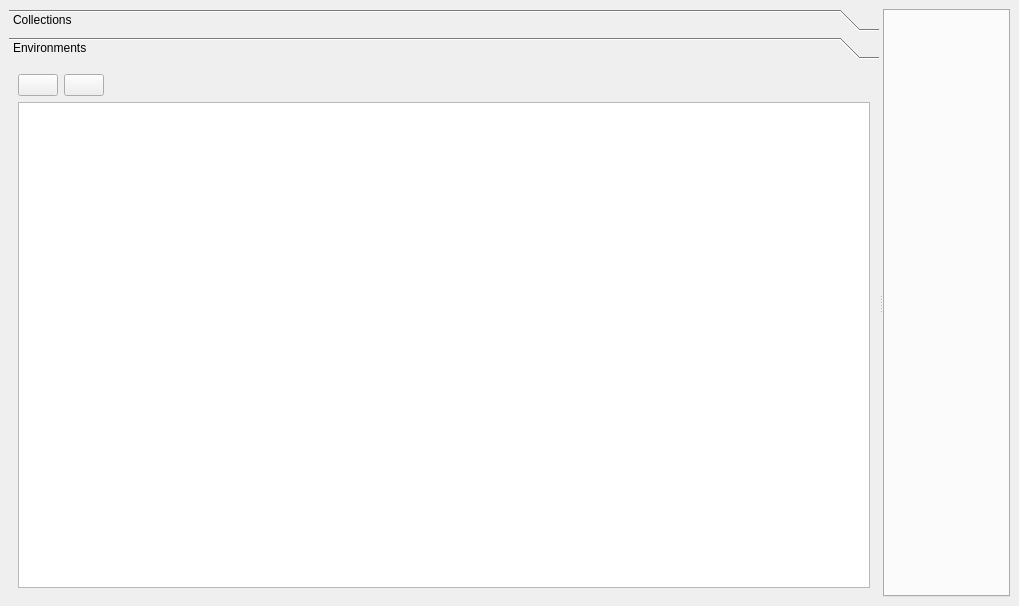
<?xml version="1.0" encoding="UTF-8"?>
<ui version="4.0">
 <class>RestyCageWindow</class>
 <widget class="QMainWindow" name="RestyCageWindow">
  <property name="geometry">
   <rect>
    <x>0</x>
    <y>0</y>
    <width>1019</width>
    <height>606</height>
   </rect>
  </property>
  <property name="windowTitle">
   <string>RESTy Cage</string>
  </property>
  <property name="windowIcon">
   <iconset resource="../Resources.qrc">
    <normaloff>:/icons/B6-small.png</normaloff>:/icons/B6-small.png</iconset>
  </property>
  <widget class="QWidget" name="centralwidget">
   <layout class="QGridLayout" name="gridLayout">
    <item row="0" column="0">
     <widget class="QSplitter" name="splitter">
      <property name="orientation">
       <enum>Qt::Orientation::Horizontal</enum>
      </property>
      <widget class="QWidget" name="layoutWidget">
       <layout class="QVBoxLayout" name="verticalLayout">
        <item>
         <widget class="QToolBox" name="toolBox">
          <property name="currentIndex">
           <number>1</number>
          </property>
          <widget class="QWidget" name="collectionsPage">
           <property name="geometry">
            <rect>
             <x>0</x>
             <y>0</y>
             <width>868</width>
             <height>520</height>
            </rect>
           </property>
           <attribute name="icon">
            <iconset theme="folder"/>
           </attribute>
           <attribute name="label">
            <string>Collections</string>
           </attribute>
           <layout class="QVBoxLayout" name="verticalLayout_2">
            <item>
             <layout class="QHBoxLayout" name="horizontalLayout_2">
              <item>
               <widget class="QPushButton" name="newCollectionBtn">
                <property name="text">
                 <string/>
                </property>
                <property name="icon">
                 <iconset theme="list-add"/>
                </property>
               </widget>
              </item>
              <item>
               <widget class="QPushButton" name="removeCollectionBtn">
                <property name="text">
                 <string/>
                </property>
                <property name="icon">
                 <iconset theme="list-remove"/>
                </property>
               </widget>
              </item>
              <item>
               <spacer name="horizontalSpacer_2">
                <property name="orientation">
                 <enum>Qt::Orientation::Horizontal</enum>
                </property>
                <property name="sizeHint" stdset="0">
                 <size>
                  <width>40</width>
                  <height>20</height>
                 </size>
                </property>
               </spacer>
              </item>
              <item>
               <widget class="QPushButton" name="newQueryBtn">
                <property name="text">
                 <string/>
                </property>
                <property name="icon">
                 <iconset theme="list-add"/>
                </property>
               </widget>
              </item>
             </layout>
            </item>
            <item>
             <widget class="QTreeView" name="collectionsTreeView">
              <property name="editTriggers">
               <set>QAbstractItemView::EditTrigger::NoEditTriggers</set>
              </property>
              <attribute name="headerVisible">
               <bool>false</bool>
              </attribute>
             </widget>
            </item>
           </layout>
          </widget>
          <widget class="QWidget" name="environmentsPage">
           <property name="geometry">
            <rect>
             <x>0</x>
             <y>0</y>
             <width>868</width>
             <height>520</height>
            </rect>
           </property>
           <attribute name="icon">
            <iconset theme="document-page-setup"/>
           </attribute>
           <attribute name="label">
            <string>Environments</string>
           </attribute>
           <layout class="QVBoxLayout" name="verticalLayout_3">
            <item>
             <layout class="QHBoxLayout" name="horizontalLayout">
              <item>
               <widget class="QPushButton" name="addEnvironmentBtn">
                <property name="text">
                 <string/>
                </property>
                <property name="icon">
                 <iconset theme="list-add"/>
                </property>
               </widget>
              </item>
              <item>
               <widget class="QPushButton" name="delEnvBtn">
                <property name="text">
                 <string/>
                </property>
                <property name="icon">
                 <iconset theme="list-remove"/>
                </property>
               </widget>
              </item>
              <item>
               <spacer name="horizontalSpacer">
                <property name="orientation">
                 <enum>Qt::Orientation::Horizontal</enum>
                </property>
                <property name="sizeHint" stdset="0">
                 <size>
                  <width>40</width>
                  <height>20</height>
                 </size>
                </property>
               </spacer>
              </item>
             </layout>
            </item>
            <item>
             <widget class="QTreeView" name="envsTreeView">
              <property name="editTriggers">
               <set>QAbstractItemView::EditTrigger::NoEditTriggers</set>
              </property>
              <attribute name="headerVisible">
               <bool>false</bool>
              </attribute>
             </widget>
            </item>
           </layout>
          </widget>
         </widget>
        </item>
       </layout>
      </widget>
      <widget class="QTabWidget" name="tabWidget">
       <property name="tabsClosable">
        <bool>true</bool>
       </property>
       <property name="movable">
        <bool>true</bool>
       </property>
      </widget>
     </widget>
    </item>
   </layout>
  </widget>
 </widget>
 <resources>
  <include location="../Resources.qrc"/>
 </resources>
 <connections/>
</ui>
